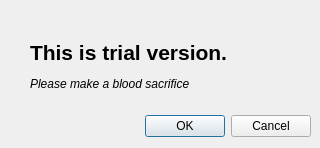
<?xml version="1.0" encoding="UTF-8"?>
<ui version="4.0">
 <class>CreditsDialog</class>
 <widget class="QDialog" name="CreditsDialog">
  <property name="geometry">
   <rect>
    <x>0</x>
    <y>0</y>
    <width>320</width>
    <height>148</height>
   </rect>
  </property>
  <property name="windowTitle">
   <string>Dialog</string>
  </property>
  <widget class="QDialogButtonBox" name="buttonBox">
   <property name="geometry">
    <rect>
     <x>10</x>
     <y>110</y>
     <width>301</width>
     <height>32</height>
    </rect>
   </property>
   <property name="orientation">
    <enum>Qt::Horizontal</enum>
   </property>
   <property name="standardButtons">
    <set>QDialogButtonBox::Cancel|QDialogButtonBox::Ok</set>
   </property>
  </widget>
  <widget class="QLabel" name="label">
   <property name="geometry">
    <rect>
     <x>30</x>
     <y>10</y>
     <width>231</width>
     <height>111</height>
    </rect>
   </property>
   <property name="text">
    <string>&lt;html&gt;&lt;head/&gt;&lt;body&gt;&lt;p&gt;&lt;span style=&quot; font-size:16pt; font-weight:600;&quot;&gt;This is trial version.&lt;/span&gt;&lt;/p&gt;&lt;p&gt;&lt;span style=&quot; font-style:italic;&quot;&gt;Please make a blood sacrifice&lt;/span&gt;&lt;/p&gt;&lt;/body&gt;&lt;/html&gt;</string>
   </property>
  </widget>
 </widget>
 <resources/>
 <connections>
  <connection>
   <sender>buttonBox</sender>
   <signal>accepted()</signal>
   <receiver>CreditsDialog</receiver>
   <slot>accept()</slot>
   <hints>
    <hint type="sourcelabel">
     <x>248</x>
     <y>254</y>
    </hint>
    <hint type="destinationlabel">
     <x>157</x>
     <y>274</y>
    </hint>
   </hints>
  </connection>
  <connection>
   <sender>buttonBox</sender>
   <signal>rejected()</signal>
   <receiver>CreditsDialog</receiver>
   <slot>reject()</slot>
   <hints>
    <hint type="sourcelabel">
     <x>316</x>
     <y>260</y>
    </hint>
    <hint type="destinationlabel">
     <x>286</x>
     <y>274</y>
    </hint>
   </hints>
  </connection>
 </connections>
</ui>
